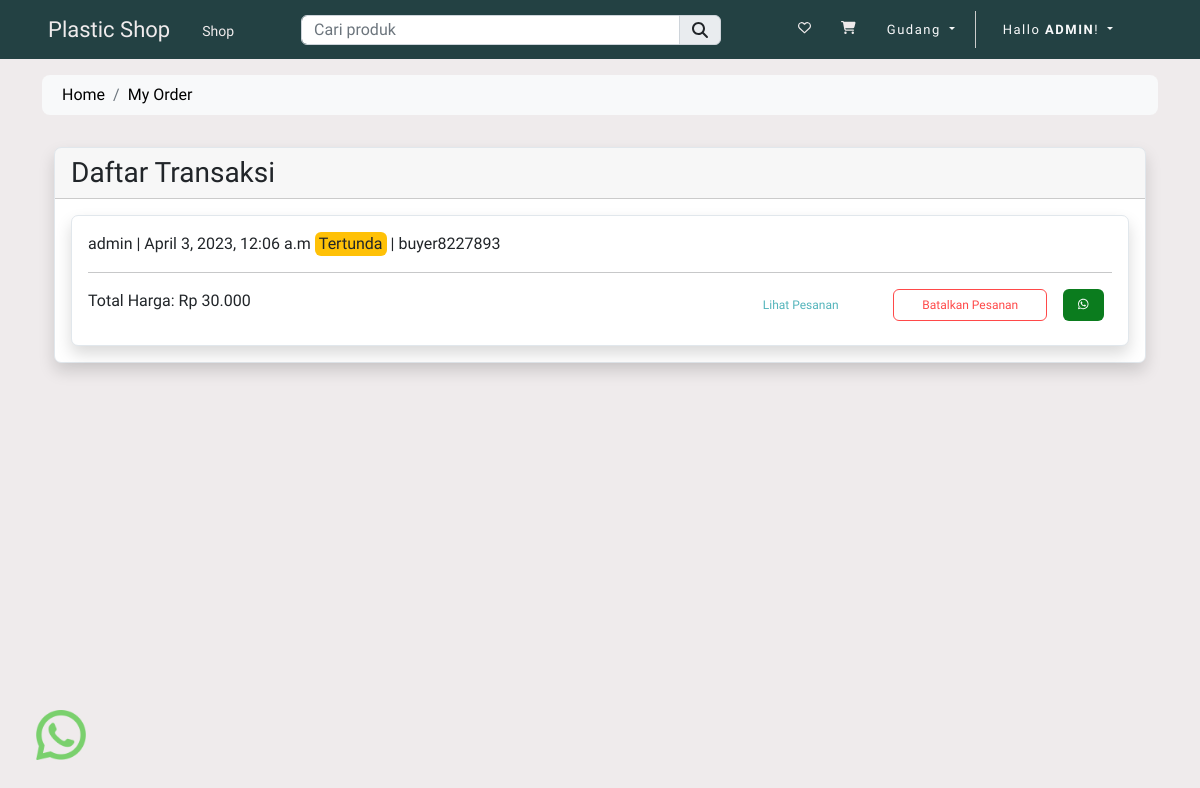
Before: /pesanan/ (signed in) with the older database file.
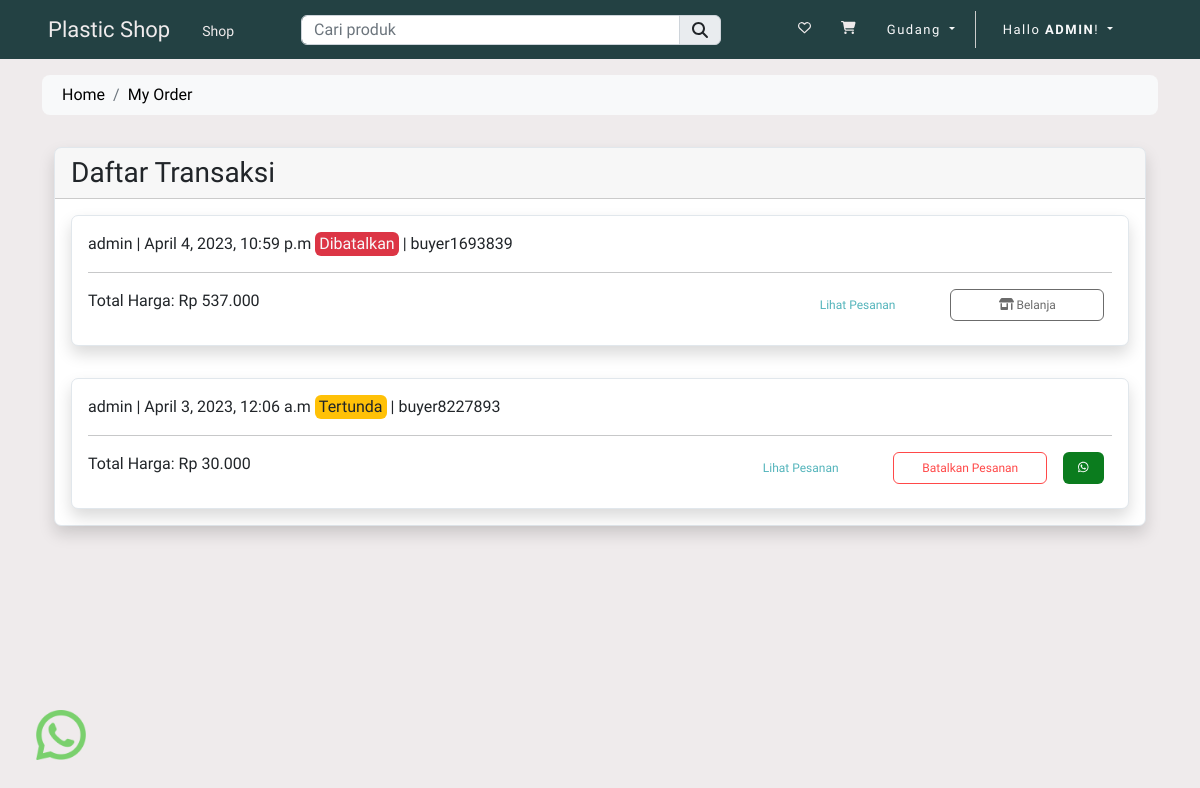
After: the same page with the newer database file.
### store/models.py (models this page shows, shortened)
class Order(Model):
    user = ForeignKey(User, on_delete=CASCADE)
    fname = CharField(max_length=150, null=False)
    lname = CharField(max_length=150, null=False)
    email = CharField(max_length=150, null=False)
    phone = CharField(max_length=150, null=False)
    address = TextField(null=False)
    city = CharField(max_length=150, null=False)
    state = CharField(max_length=150, null=False)
    country = CharField(max_length=150, null=False)
    pincode = CharField(max_length=150, null=False)
    total_price = FloatField(null=False)
    payment_mode = CharField(max_length=150, null=False)
    payment_id = CharField(max_length=250, null=True)
    orderstatuses = (
        ('Pending', 'Pending'),
        ('Shipped', 'Shipped'),
        ('Completed', 'Completed'),
        ('Cancelled', 'Cancelled'),
    )
    status = CharField(
        max_length=150, choices=orderstatuses, default='Pending')
    message = TextField(null=True)
    tracking_no = CharField(max_length=150, null=True)
    created_at = DateTimeField(auto_now_add=True)
    updated_at = DateTimeField(auto_now=True)

### store/controller/order.py (the view)
# urls.py: path('pesanan/', order.confirm_order, name="confirm_order"),
def confirm_order(request):
    user_agent = request.META.get('HTTP_USER_AGENT', '')
    device_type = parse(user_agent)
    if device_type.is_mobile:
        if device_type.device.family == 'iPhone' or device_type.os.family == 'Android':
            template_name = 'store/mobile/orders/confirm.html'
        else:
            template_name = 'store/mobile/orders/confirm.html'
    elif device_type.is_tablet:
        if device_type.device.family == 'iPad' or device_type.os.family == 'Android':
            template_name = 'store/tablet/orders/confirm.html'
        else:
            template_name = 'store/tablet/orders/confirm.html'
    elif device_type.is_pc:
        if device_type.os.family == 'Mac OS X' or device_type.os.family == 'Windows':
            template_name = 'store/desktop/orders/confirm.html'
        else:
            template_name = 'store/desktop/orders/confirm.html'
    else:
        template_name = 'store/desktop/orders/confirm.html'
    if request.user.is_superuser:
        orders = Order.objects.all().order_by('-created_at')
        context = {'orders': orders}
        return render(request, template_name, context)

### store/templates/store/desktop/orders/confirm.html (shortened to what the changed rows need)
{% extends 'store/desktop/layouts/main.html' %}
{% load static %}
{% load humanize %}
{% block content %}
<div class="container py-3">
    <div class="container mt-3">
        <div class="row">
            <div class="col-md-12">
                <div class="card shadow ">
                    {% for item in orders %}
                    <div class="card-body">
                        <div class="card shadow ">
                            <div class="p-3">
                                <label class=""> {{ item.user.username }} </label>
                                |
                                <label class="">{{ item.created_at}}</label>
                                {% if item.status == 'Pending' %}
                                <label class="bg-warning text-dark px-1 rounded"> Tertunda </label>
                                {% elif item.status == 'Cancelled' %}
                                <label class="bg-danger text-light px-1 rounded"> Dibatalkan </label>
                                {% elif item.status == 'Shipped' %}
                                <label class="bg-primary text-light px-1 rounded"> Dikirim </label>
                                {% elif item.status == 'Completed' %}
                                <label class="bg-success text-light px-1 rounded"> Selesai </label>
                                {% endif %}
                                |
                                <label class=""> {{ item.tracking_no }} </label>
                                <hr>
                                <p>
                                    Total Harga: Rp {{ item.total_price | stringformat:'d' | intcomma }}
                                    {% if item.status == 'Pending' %}
                                    <a href="https://wa.me/6282123824490?text=I'm%20interested%20in%20to%20chat"
                                        target="_blank" class="btn btn-daun float-end mx-2 btn-wa"><i
                                            class=" fab fa-whatsapp"></i></a>
                                    <a href="{% url 'order.cancel' item.tracking_no %}"
                                        class="btn btn-hati float-end mx-2 btn-size">Batalkan Pesanan</a>
                                    {% elif item.status == 'Shipped' %}
                                    <a href="https://wa.me/6282123824490?text=I'm%20interested%20in%20to%20chat"
                                        target="_blank" class="btn btn-daun float-end mx-2 btn-size"><i class=" fab
                                    fa-whatsapp"></i>
                                        Hubungi</a>
                                    {% elif item.status == 'Completed' %}
                                    <a href="https://wa.me/6282123824490?text=I'm%20interested%20in%20to%20chat"
                                        target="_blank" class="btn btn-daun float-end mx-2 btn-size"><i class=" fab
                                    fa-whatsapp"></i>
                                        Rating</a>
                                    {% elif item.status == 'Cancelled' %}
                                    <a href="{% url 'collections' %}" class="btn btn-abu float-end mx-2 btn-size"><i
                                            class="fa fa-shop"></i>
                                        Belanja</a>
                                    {% endif %}
                                    <a href="{% url 'orderview' item.tracking_no %}"
                                        class="btn warna-dasar float-end mx-2 btn-size">Lihat
                                        Pesanan</a>
                                </p>
                            </div>
                        </div>
                    </div>
                    {% endfor %}
                </div>
            </div>
        </div>
    </div>
</div>
{% endblock content %}

Changed rows visible on the page:
added Order: user.username "admin", created_at "April 4, 2023, 10:59 p.m", status "Dibatalkan", tracking_no "buyer1693839", total_price "537.000"
